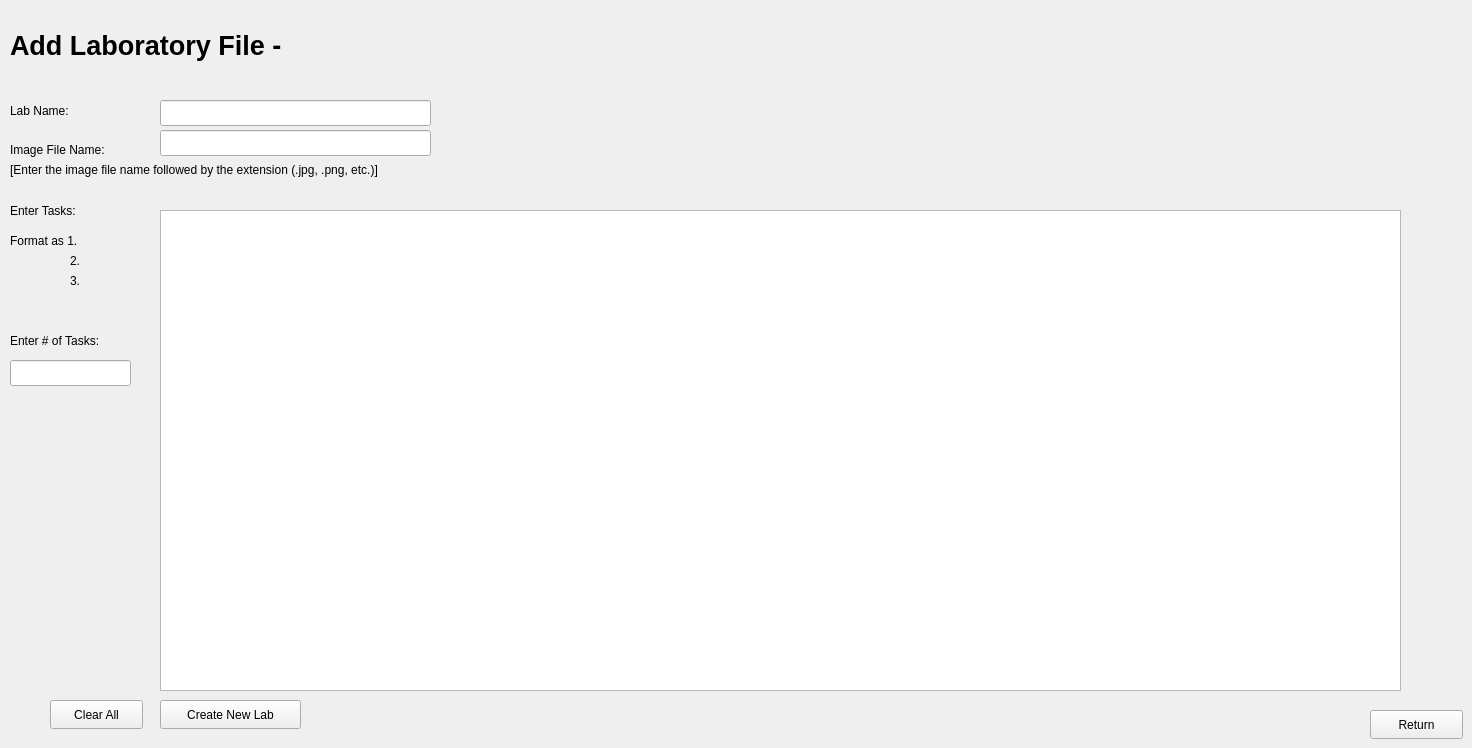
    <widget class="QWidget" name="AddLabPg">
     <widget class="QPushButton" name="ReturnH_LPg">
      <property name="geometry">
       <rect>
        <x>1370</x>
        <y>710</y>
        <width>93</width>
        <height>29</height>
       </rect>
      </property>
      <property name="text">
       <string>Return</string>
      </property>
     </widget>
     <widget class="QLineEdit" name="eName">
      <property name="geometry">
       <rect>
        <x>160</x>
        <y>100</y>
        <width>271</width>
        <height>26</height>
       </rect>
      </property>
     </widget>
     <widget class="QLabel" name="PageLabel">
      <property name="geometry">
       <rect>
        <x>10</x>
        <y>10</y>
        <width>361</width>
        <height>71</height>
       </rect>
      </property>
      <property name="font">
       <font>
        <pointsize>20</pointsize>
        <bold>true</bold>
       </font>
      </property>
      <property name="text">
       <string>Add Laboratory File - </string>
      </property>
     </widget>
     <widget class="QLabel" name="lName">
      <property name="geometry">
       <rect>
        <x>10</x>
        <y>100</y>
        <width>91</width>
        <height>21</height>
       </rect>
      </property>
      <property name="text">
       <string>Lab Name: </string>
      </property>
     </widget>
     <widget class="QLabel" name="lPic">
      <property name="geometry">
       <rect>
        <x>10</x>
        <y>140</y>
        <width>120</width>
        <height>20</height>
       </rect>
      </property>
      <property name="text">
       <string>Image File Name: </string>
      </property>
     </widget>
     <widget class="QLabel" name="lPic_2">
      <property name="geometry">
       <rect>
        <x>10</x>
        <y>160</y>
        <width>461</width>
        <height>20</height>
       </rect>
      </property>
      <property name="layoutDirection">
       <enum>Qt::LayoutDirection::LeftToRight</enum>
      </property>
      <property name="autoFillBackground">
       <bool>false</bool>
      </property>
      <property name="text">
       <string>[Enter the image file name followed by the extension (.jpg, .png, etc.)]</string>
      </property>
     </widget>
     <widget class="QLineEdit" name="ePic">
      <property name="geometry">
       <rect>
        <x>160</x>
        <y>130</y>
        <width>271</width>
        <height>26</height>
       </rect>
      </property>
     </widget>
     <widget class="QLabel" name="lTasks">
      <property name="geometry">
       <rect>
        <x>10</x>
        <y>200</y>
        <width>91</width>
        <height>21</height>
       </rect>
      </property>
      <property name="text">
       <string>Enter Tasks: </string>
      </property>
     </widget>
     <widget class="QTextEdit" name="eTasks">
      <property name="geometry">
       <rect>
        <x>160</x>
        <y>210</y>
        <width>1241</width>
        <height>481</height>
       </rect>
      </property>
      <property name="styleSheet">
       <string notr="true"/>
      </property>
     </widget>
     <widget class="QLabel" name="lTasks_2">
      <property name="geometry">
       <rect>
        <x>10</x>
        <y>230</y>
        <width>91</width>
        <height>21</height>
       </rect>
      </property>
      <property name="text">
       <string>Format as 1. </string>
      </property>
     </widget>
     <widget class="QLabel" name="lTasks_3">
      <property name="geometry">
       <rect>
        <x>70</x>
        <y>250</y>
        <width>21</width>
        <height>21</height>
       </rect>
      </property>
      <property name="text">
       <string>2. </string>
      </property>
     </widget>
     <widget class="QLabel" name="lTasks_4">
      <property name="geometry">
       <rect>
        <x>70</x>
        <y>270</y>
        <width>21</width>
        <height>21</height>
       </rect>
      </property>
      <property name="text">
       <string>3.</string>
      </property>
     </widget>
     <widget class="QPushButton" name="ClearAll">
      <property name="geometry">
       <rect>
        <x>50</x>
        <y>700</y>
        <width>93</width>
        <height>29</height>
       </rect>
      </property>
      <property name="text">
       <string>Clear All</string>
      </property>
     </widget>
     <widget class="QPushButton" name="CreateLab">
      <property name="geometry">
       <rect>
        <x>160</x>
        <y>700</y>
        <width>141</width>
        <height>29</height>
       </rect>
      </property>
      <property name="text">
       <string>Create New Lab</string>
      </property>
     </widget>
     <widget class="QLabel" name="lTaskNum">
      <property name="geometry">
       <rect>
        <x>10</x>
        <y>330</y>
        <width>131</width>
        <height>21</height>
       </rect>
      </property>
      <property name="text">
       <string>Enter # of Tasks:</string>
      </property>
     </widget>
     <widget class="QLineEdit" name="eTaskNum">
      <property name="geometry">
       <rect>
        <x>10</x>
        <y>360</y>
        <width>121</width>
        <height>26</height>
       </rect>
      </property>
     </widget>
    </widget>
